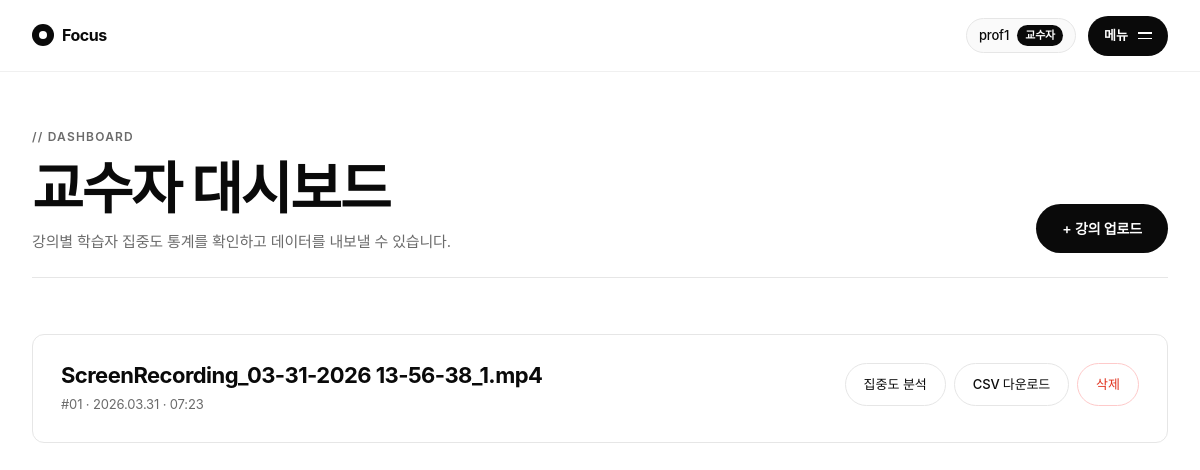
Before: /professor (signed in) with the older database file.
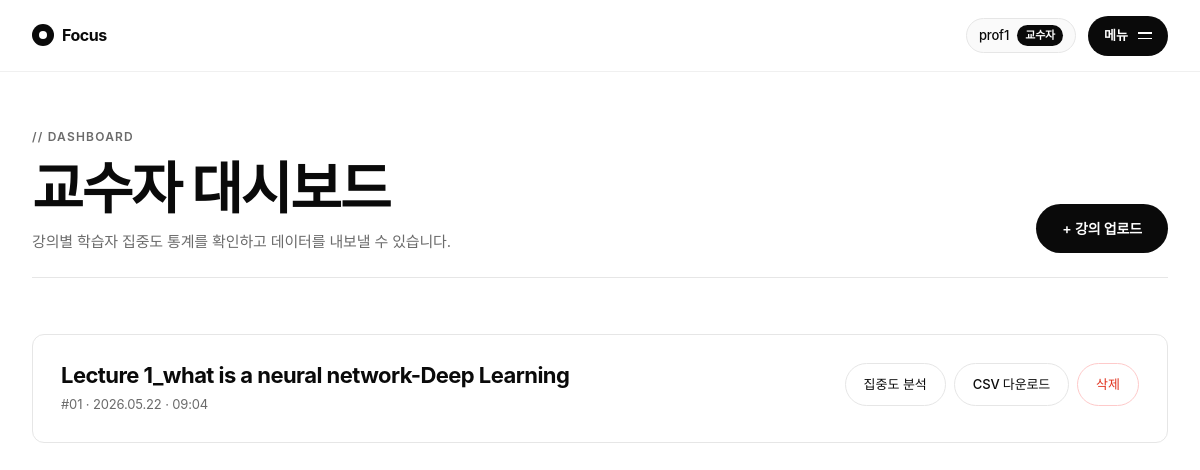
After: the same page with the newer database file.
### app.py (models this page shows)
class Lecture(db.Model):
    id          = db.Column(db.Integer,  primary_key=True)
    title       = db.Column(db.String(200), nullable=False)
    filename    = db.Column(db.String(200), nullable=False)
    uploaded_at = db.Column(db.DateTime,    default=datetime.utcnow)

### app.py (the view)
@app.route("/professor")
@login_required
def professor():
    if current_user.role != "professor":
        flash("교수자만 접근 가능합니다.")
        return redirect(url_for("student"))
    lectures = Lecture.query.order_by(Lecture.uploaded_at.desc()).all()
    return render_template("professor.html", lectures=lectures)

### app.py (called while the page is built)
@login_mgr.user_loader
def load_user(user_id):
    return User.query.get(int(user_id))

### templates/professor.html (shortened to what this page needs)
{% extends "base.html" %}
{% block content %}
<div class="page-header">
  <div>
    <div class="eyebrow">// Dashboard</div>
    <h2>교수자 대시보드</h2>
    <p class="subtitle">강의별 학습자 집중도 통계를 확인하고 데이터를 내보낼 수 있습니다.</p>
  </div>
  <a href="{{ url_for('upload') }}" class="btn-primary">+ 강의 업로드</a>
</div>
{% if lectures %}
<div class="lecture-list">
  {% for lec in lectures %}
  <div class="prof-card" id="card-{{ lec.id }}">
    <div class="prof-card-header">
      <div>
        <h3>{{ lec.title }}</h3>
        <div class="meta">{{ '#%02d' % loop.index }} · {{ lec.uploaded_at.strftime('%Y.%m.%d · %H:%M') }}</div>
      </div>
      <div class="card-actions">
        <button class="btn-outline" onclick="loadChart({{ lec.id }})">집중도 분석</button>
        <a class="btn-outline" href="/api/export/lecture/{{ lec.id }}">CSV 다운로드</a>
        <button class="btn-danger" onclick="deleteLecture({{ lec.id }})">삭제</button>
      </div>
    </div>
  </div>
  {% endfor %}
</div>
{% else %}
<div class="empty-state">
  <h3>강의가 없어요</h3>
  <p>업로드된 강의가 없습니다.</p>
</div>
{% endif %}
{% endblock %}

Changed rows visible on the page:
removed Lecture: title "ScreenRecording_03-31-2026 13-56-38_1.mp4", index "#01", uploaded_at "2026.03.31 · 07:23"
added Lecture: title "Lecture 1_what is a neural network-Deep Learning", index "#01", uploaded_at "2026.05.22 · 09:04"
